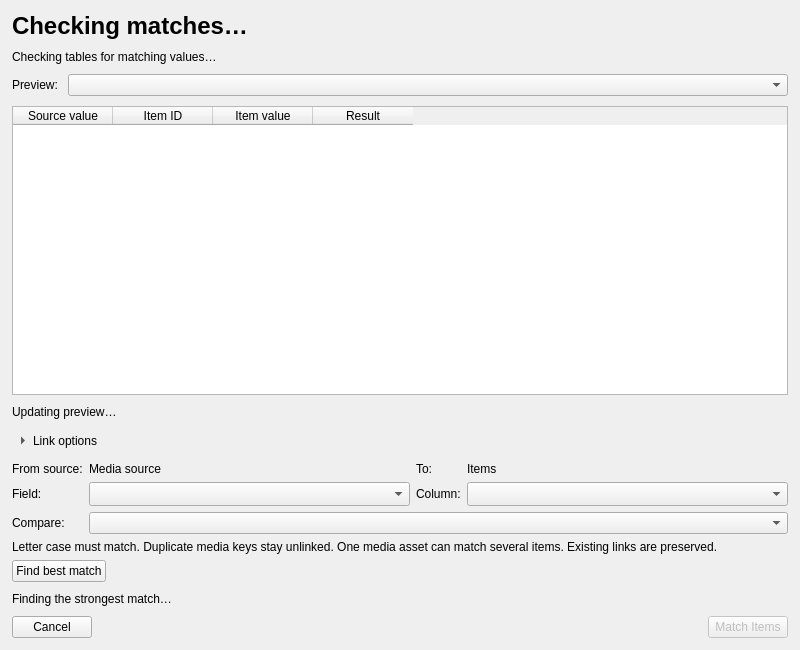
<?xml version='1.0' encoding='UTF-8'?>
<ui version="4.0">
 <class>MediaLinkDialog</class>
 <widget class="QDialog" name="dialog_media_links">
  <property name="geometry">
   <rect>
    <x>0</x>
    <y>0</y>
    <width>800</width>
    <height>650</height>
   </rect>
  </property>
  <property name="minimumSize">
   <size>
    <width>620</width>
    <height>600</height>
   </size>
  </property>
  <property name="windowTitle">
   <string>Match Items</string>
  </property>
  <property name="surfaceRole" stdset="0">
   <string>panel</string>
  </property>
  <layout class="QVBoxLayout" name="layout_link_tables" stretch="0,0,0,1,0,0,0,0,0">
   <property name="spacing">
    <number>10</number>
   </property>
   <property name="leftMargin">
    <number>12</number>
   </property>
   <property name="topMargin">
    <number>12</number>
   </property>
   <property name="rightMargin">
    <number>12</number>
   </property>
   <property name="bottomMargin">
    <number>12</number>
   </property>
   <item>
    <widget class="QLabel" name="label_match_coverage">
     <property name="font">
      <font>
       <pointsize>18</pointsize>
       <bold>true</bold>
      </font>
     </property>
     <property name="text">
      <string>Checking matches…</string>
     </property>
     <property name="wordWrap">
      <bool>true</bool>
     </property>
    </widget>
   </item>
   <item>
    <widget class="QLabel" name="label_match_summary">
     <property name="text">
      <string>Checking tables for matching values…</string>
     </property>
     <property name="textFormat">
      <enum>Qt::TextFormat::PlainText</enum>
     </property>
     <property name="wordWrap">
      <bool>true</bool>
     </property>
     <property name="textInteractionFlags">
      <set>Qt::TextInteractionFlag::TextSelectableByMouse</set>
     </property>
    </widget>
   </item>
   <item>
    <layout class="QHBoxLayout" name="layout_preview_filter" stretch="0,1">
     <item>
      <widget class="QLabel" name="label_preview_filter">
       <property name="text">
        <string>Preview:</string>
       </property>
       <property name="buddy">
        <cstring>combo_preview_filter</cstring>
       </property>
      </widget>
     </item>
     <item>
      <widget class="QComboBox" name="combo_preview_filter">
       <property name="accessibleName">
        <string>Preview records</string>
       </property>
      </widget>
     </item>
    </layout>
   </item>
   <item>
    <widget class="QTableWidget" name="table_match_preview">
     <property name="minimumSize">
      <size>
       <width>0</width>
       <height>160</height>
      </size>
     </property>
     <property name="editTriggers">
      <set>QAbstractItemView::EditTrigger::NoEditTriggers</set>
     </property>
     <property name="alternatingRowColors">
      <bool>true</bool>
     </property>
     <property name="selectionBehavior">
      <enum>QAbstractItemView::SelectionBehavior::SelectRows</enum>
     </property>
     <property name="gridRole" stdset="0">
      <string>subtle</string>
     </property>
     <column>
      <property name="text">
       <string>Source value</string>
      </property>
     </column>
     <column>
      <property name="text">
       <string>Item ID</string>
      </property>
     </column>
     <column>
      <property name="text">
       <string>Item value</string>
      </property>
     </column>
     <column>
      <property name="text">
       <string>Result</string>
      </property>
     </column>
    </widget>
   </item>
   <item>
    <widget class="QLabel" name="label_preview_count">
     <property name="text">
      <string>Updating preview…</string>
     </property>
    </widget>
   </item>
   <item>
    <widget class="QToolButton" name="button_link_options">
     <property name="text">
      <string>Link options</string>
     </property>
     <property name="checkable">
      <bool>true</bool>
     </property>
     <property name="toolButtonStyle">
      <enum>Qt::ToolButtonStyle::ToolButtonTextBesideIcon</enum>
     </property>
     <property name="autoRaise">
      <bool>true</bool>
     </property>
     <property name="arrowType">
      <enum>Qt::ArrowType::RightArrow</enum>
     </property>
    </widget>
   </item>
   <item>
    <widget class="QWidget" name="panel_link_options">
     <property name="visible">
      <bool>false</bool>
     </property>
     <layout class="QVBoxLayout" name="layout_link_options">
      <property name="leftMargin">
       <number>0</number>
      </property>
      <property name="topMargin">
       <number>0</number>
      </property>
      <property name="rightMargin">
       <number>0</number>
      </property>
      <property name="bottomMargin">
       <number>0</number>
      </property>
      <item>
       <layout class="QGridLayout" name="layout_matching" columnstretch="0,1,0,1">
        <item row="0" column="0">
         <widget class="QLabel" name="label_source_table">
          <property name="text">
           <string>From source:</string>
          </property>
         </widget>
        </item>
        <item row="0" column="1">
         <widget class="QLabel" name="label_source_name">
          <property name="text">
           <string>Media source</string>
          </property>
          <property name="textFormat">
           <enum>Qt::TextFormat::PlainText</enum>
          </property>
          <property name="wordWrap">
           <bool>true</bool>
          </property>
         </widget>
        </item>
        <item row="0" column="2">
         <widget class="QLabel" name="label_target_table">
          <property name="text">
           <string>To:</string>
          </property>
         </widget>
        </item>
        <item row="0" column="3">
         <widget class="QLabel" name="label_target_name">
          <property name="text">
           <string>Items</string>
          </property>
          <property name="textFormat">
           <enum>Qt::TextFormat::PlainText</enum>
          </property>
          <property name="wordWrap">
           <bool>true</bool>
          </property>
         </widget>
        </item>
        <item row="1" column="0">
         <widget class="QLabel" name="label_source_column">
          <property name="text">
           <string>Field:</string>
          </property>
          <property name="buddy">
           <cstring>combo_source_field</cstring>
          </property>
         </widget>
        </item>
        <item row="1" column="1">
         <widget class="QComboBox" name="combo_source_field">
          <property name="accessibleName">
           <string>Media source field</string>
          </property>
          <property name="sizeAdjustPolicy">
           <enum>QComboBox::SizeAdjustPolicy::AdjustToMinimumContentsLengthWithIcon</enum>
          </property>
          <property name="minimumContentsLength">
           <number>14</number>
          </property>
         </widget>
        </item>
        <item row="1" column="2">
         <widget class="QLabel" name="label_target_column">
          <property name="text">
           <string>Column:</string>
          </property>
          <property name="buddy">
           <cstring>combo_metadata_column</cstring>
          </property>
         </widget>
        </item>
        <item row="1" column="3">
         <widget class="QComboBox" name="combo_metadata_column">
          <property name="accessibleName">
           <string>Item metadata column</string>
          </property>
          <property name="sizeAdjustPolicy">
           <enum>QComboBox::SizeAdjustPolicy::AdjustToMinimumContentsLengthWithIcon</enum>
          </property>
          <property name="minimumContentsLength">
           <number>14</number>
          </property>
         </widget>
        </item>
        <item row="2" column="0">
         <widget class="QLabel" name="label_comparison">
          <property name="text">
           <string>Compare:</string>
          </property>
          <property name="buddy">
           <cstring>combo_comparison</cstring>
          </property>
         </widget>
        </item>
        <item row="2" column="1" colspan="3">
         <widget class="QComboBox" name="combo_comparison" />
        </item>
       </layout>
      </item>
      <item>
       <widget class="QLabel" name="label_matching_rules">
        <property name="text">
         <string>Letter case must match. Duplicate media keys stay unlinked. One media asset can match several items. Existing links are preserved.</string>
        </property>
        <property name="wordWrap">
         <bool>true</bool>
        </property>
       </widget>
      </item>
      <item alignment="Qt::AlignmentFlag::AlignLeft">
       <widget class="QPushButton" name="button_detect_match">
        <property name="toolTip">
         <string>Compare the available media fields and item metadata to find the strongest match.</string>
        </property>
        <property name="text">
         <string>Find best match</string>
        </property>
        <property name="autoDefault">
         <bool>false</bool>
        </property>
       </widget>
      </item>
     </layout>
    </widget>
   </item>
   <item>
    <widget class="QLabel" name="label_preview_status">
     <property name="text">
      <string>Finding the strongest match…</string>
     </property>
     <property name="textFormat">
      <enum>Qt::TextFormat::PlainText</enum>
     </property>
     <property name="wordWrap">
      <bool>true</bool>
     </property>
    </widget>
   </item>
   <item>
    <layout class="QHBoxLayout" name="layout_actions">
     <item>
      <widget class="QPushButton" name="button_cancel">
       <property name="text">
        <string>Cancel</string>
       </property>
       <property name="autoDefault">
        <bool>false</bool>
       </property>
      </widget>
     </item>
     <item>
      <spacer name="spacer_actions">
       <property name="orientation">
        <enum>Qt::Orientation::Horizontal</enum>
       </property>
       <property name="sizeHint" stdset="0">
        <size>
         <width>20</width>
         <height>20</height>
        </size>
       </property>
      </spacer>
     </item>
     <item>
      <widget class="QPushButton" name="button_link">
       <property name="enabled">
        <bool>false</bool>
       </property>
       <property name="text">
        <string>Match Items</string>
       </property>
       <property name="default">
        <bool>true</bool>
       </property>
      </widget>
     </item>
    </layout>
   </item>
  </layout>
 </widget>
 <tabstops>
  <tabstop>combo_preview_filter</tabstop>
  <tabstop>table_match_preview</tabstop>
  <tabstop>button_link_options</tabstop>
  <tabstop>combo_source_field</tabstop>
  <tabstop>combo_metadata_column</tabstop>
  <tabstop>combo_comparison</tabstop>
  <tabstop>button_detect_match</tabstop>
  <tabstop>button_cancel</tabstop>
  <tabstop>button_link</tabstop>
 </tabstops>
 <resources />
 <connections />
</ui>
